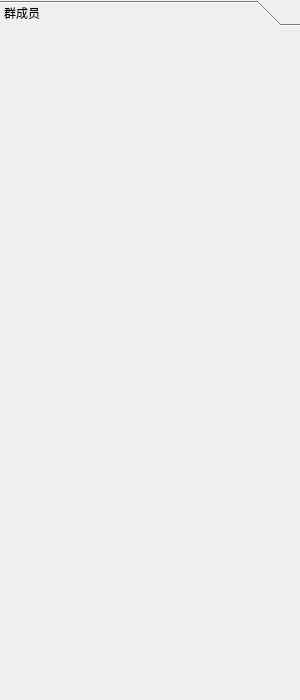
<?xml version="1.0" encoding="UTF-8"?>
<ui version="4.0">
 <class>Login</class>
 <widget class="QWidget" name="Login">
  <property name="geometry">
   <rect>
    <x>0</x>
    <y>0</y>
    <width>300</width>
    <height>700</height>
   </rect>
  </property>
  <property name="windowTitle">
   <string>Login</string>
  </property>
  <layout class="QHBoxLayout" name="horizontalLayout">
   <property name="spacing">
    <number>7</number>
   </property>
   <property name="leftMargin">
    <number>0</number>
   </property>
   <property name="topMargin">
    <number>0</number>
   </property>
   <property name="rightMargin">
    <number>0</number>
   </property>
   <property name="bottomMargin">
    <number>0</number>
   </property>
   <item>
    <widget class="QToolBox" name="toolBox">
     <property name="currentIndex">
      <number>0</number>
     </property>
     <widget class="QWidget" name="page">
      <property name="geometry">
       <rect>
        <x>0</x>
        <y>0</y>
        <width>300</width>
        <height>670</height>
       </rect>
      </property>
      <attribute name="label">
       <string>群成员</string>
      </attribute>
      <layout class="QVBoxLayout" name="verticalLayout"/>
     </widget>
    </widget>
   </item>
  </layout>
 </widget>
 <resources/>
 <connections/>
</ui>
